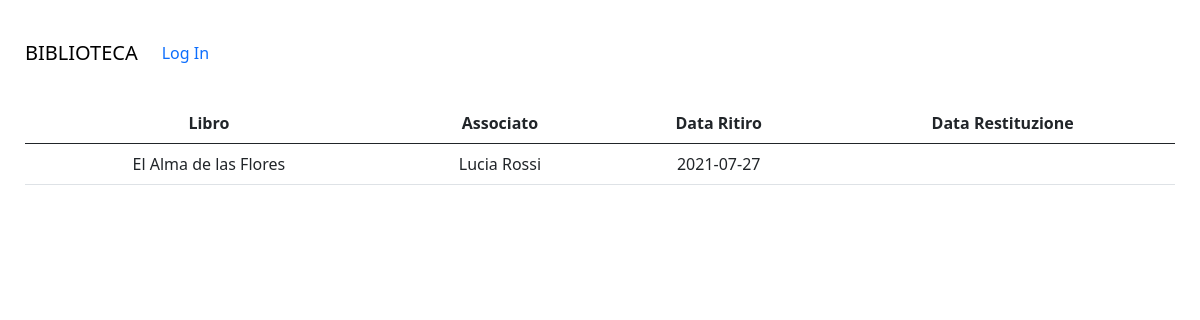
The app's page /history.php?id=8 with its own data.
### tables this page shows
CREATE TABLE `ritiro_libro` (
  `id_associato` varchar(16) NOT NULL,
  `id_libro` int(4) NOT NULL,
  `data_ritiro` date DEFAULT current_timestamp(),
  `data_restituzione` date DEFAULT NULL
);

CREATE TABLE `libro` (
  `id` int(4) NOT NULL,
  `ISBN` varchar(13) NOT NULL,
  `titolo` varchar(250) NOT NULL,
  `copertina` varchar(250) DEFAULT NULL,
  `data_pubblicazione` date DEFAULT NULL,
  `autore` varchar(250) NOT NULL,
  `stato` varchar(50) NOT NULL
);

CREATE TABLE `persona` (
  `codice_fiscale` varchar(16) NOT NULL,
  `ruolo` enum('impiegato','associato') NOT NULL,
  `password` varchar(32) NOT NULL,
  `nome` varchar(150) NOT NULL,
  `cognome` varchar(150) NOT NULL,
  `telefono` varchar(15) NOT NULL,
  `email` varchar(320) NOT NULL
);

### includes/Libro.php (called while the page is built, shortened)
<?php
require_once __DIR__ . '/db.php';
class Libro extends FormHandle
{
    public static function selectBook($search_type = null, $search_value  = null, $id  = null)
    {
        global $mysqli;
        if (isset($search_type)) {
            $query = $mysqli->query('SELECT * FROM libro WHERE ' . $search_type . ' LIKE "%' . $search_value . '%"');
            $results = array();
            while ($row = $query->fetch_assoc()) {
                $results[] = $row;
            }
        } else {
            $query = $mysqli->query('SELECT * FROM libro WHERE id = ' . $id);
            $results = $query->fetch_assoc();
        }
        return $results;
    }
    public static function viewBookHistory($id_libro = null, $id_user = null){
            global $mysqli;
            if($id_libro){
                $id_libro = intval($id_libro);
                $query = $mysqli->query("SELECT * FROM ritiro_libro WHERE id_libro = " . $id_libro);
            }elseif($id_user){
                $query = $mysqli->query("SELECT * FROM ritiro_libro WHERE id_associato = '". $id_user."'");
            }
            $results = array();
            while ($row = $query->fetch_assoc()) {
                $results[] = $row;
            }
            return $results;
    }
}

### includes/Utente.php (called while the page is built, shortened)
<?php
require_once __DIR__ . '/db.php';
class Utente
{
     public static function selectUser($userId)
    {
        global $mysqli;
        $query_user = $mysqli->query("SELECT * FROM persona WHERE codice_fiscale = '" . $userId."'");
        $user = $query_user->fetch_assoc();
        return $user;
    }
}

### history.php (the view, shortened to what this page needs)
<?php
$id_libro = $_GET['id'];
$history = \DataHandle\Libro::viewBookHistory($id_libro);
?>
<div>
<table class="table">
  <thead>
    <tr>
      <th scope="col">Libro</th>
      <th scope="col">Associato</th>
      <th scope="col">Data Ritiro</th>
      <th scope="col">Data Restituzione</th>
    </tr>
  </thead>
  <tbody>
      <?php
foreach($history as $record):
    $user = \DataHandle\Utente::selectUser($record['id_associato']);
    $libro = \DataHandle\Libro::selectBook($search_type =null, $search_value =null, $id_libro);?>
    <tr>
      <td><?php echo $libro['titolo'];?></td>
      <td><?php echo $user['nome'].' '.$user['cognome'];?> </td>
      <td><?php echo $record['data_ritiro'];?></td>
      <td><?php echo $record['data_restituzione'];?></td>
      </tr>
      <?php endforeach;?>
  </tbody>
</table>
</div>

### styles/styles.css (style rules this page uses)
body { text-align: center; padding: 25px; }

### records on screen
ritiro_libro: id_libro.titolo "El Alma de las Flores", id_associato.nome "Lucia", id_associato.cognome "Rossi", data_ritiro "2021-07-27"
